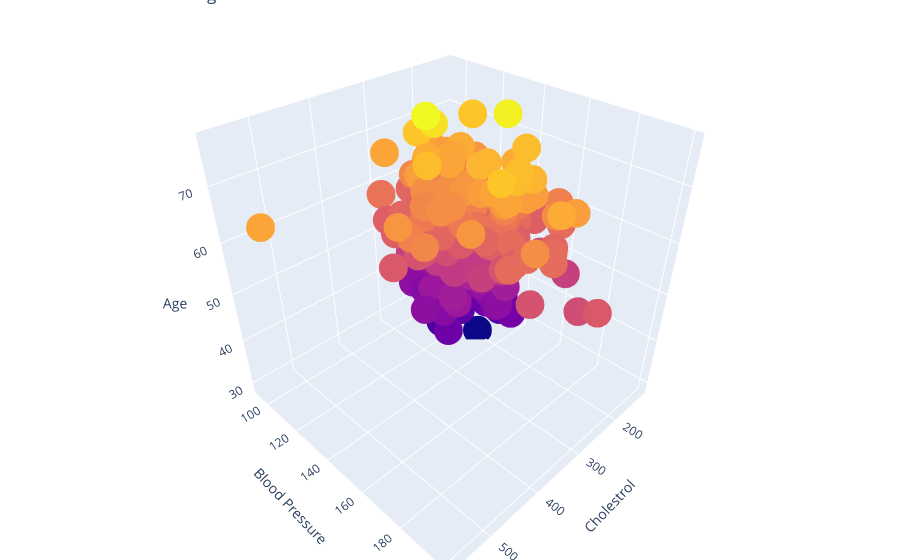

Notebook cell for this chart:
### Markdown cell above
Data is almost balanced between both classes.

### Code cell
# 3D illustration of Cholesterol, RestBP and age

trace = go.Scatter3d(
    x = data['cholesterol'],
    y = data['resting_blood_pressure'],
    z = data['age'],
    name = 'Marvel',
    mode = 'markers',
    marker = dict(
         size = 10,
         color = data['age']
    )
)

df = [trace]

layout = go.Layout(
    title = 'Cholestrol vs BP vs Age',
    margin=dict(
        l=0,
        r=0,
        b=0,
        t=0  
    ),
    scene = dict(
            xaxis = dict(title  = 'Cholestrol'),
            yaxis = dict(title  = 'Blood Pressure'),
            zaxis = dict(title  = 'Age')
        )
    
)
fig = go.Figure(data = df, layout=layout)
py.iplot(fig)

### Figure 1 — Plotly figure (JSON) as saved in the notebook; plotly's stock layout.template omitted (floating-point values rounded to 4 significant figures; data arrays with more than 128 entries replaced by an {"elided": "..."} marker saying what was removed)
{"data": [{"marker": {"color": {"elided": "303 int values"}, "size": 10}, "mode": "markers", "name": "Marvel", "type": "scatter3d", "x": {"elided": "303 int values"}, "y": {"elided": "303 int values"}, "z": {"elided": "303 int values"}}], "layout": {"margin": {"b": 0, "l": 0, "r": 0, "t": 0}, "scene": {"xaxis": {"title": {"text": "Cholestrol"}}, "yaxis": {"title": {"text": "Blood Pressure"}}, "zaxis": {"title": {"text": "Age"}}}, "title": {"text": "Cholestrol vs BP vs Age"}}}
